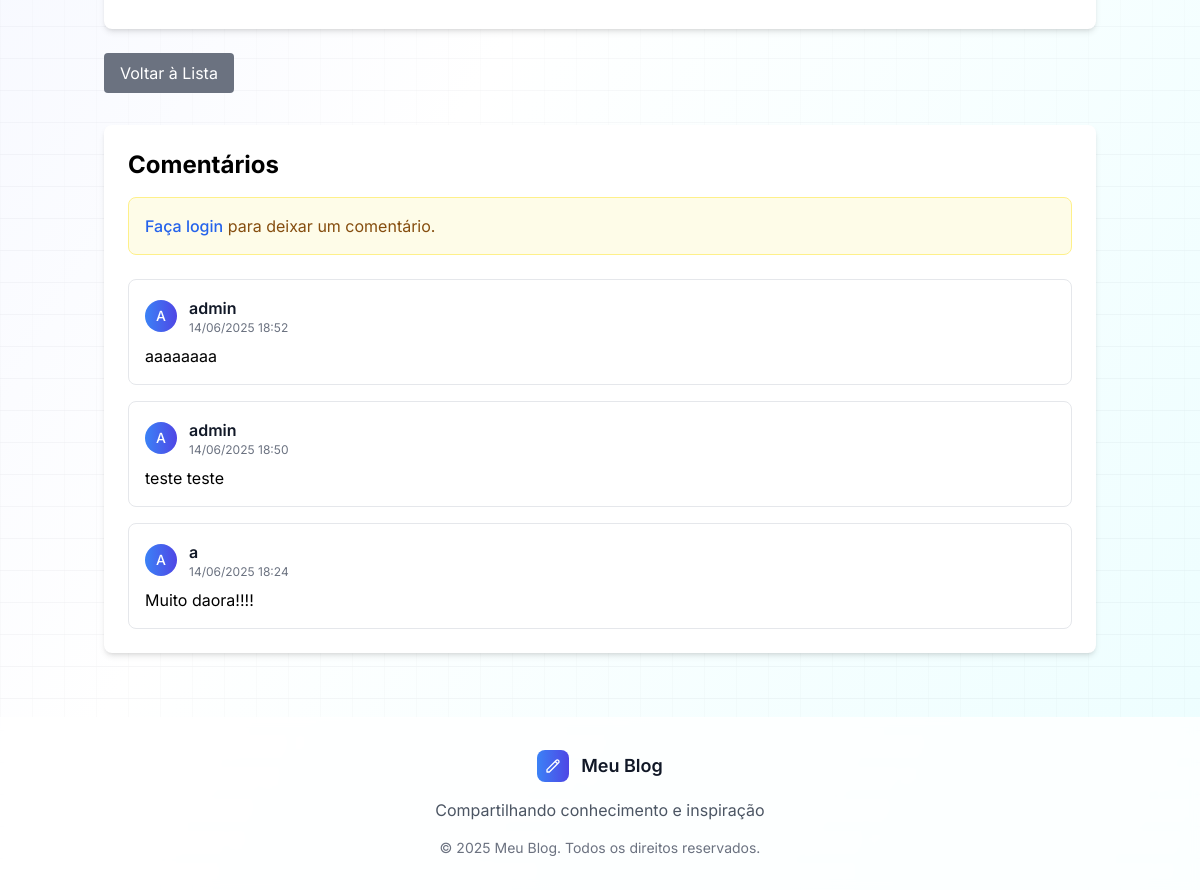
The app's page /artigo/2/ (lower part), older data.
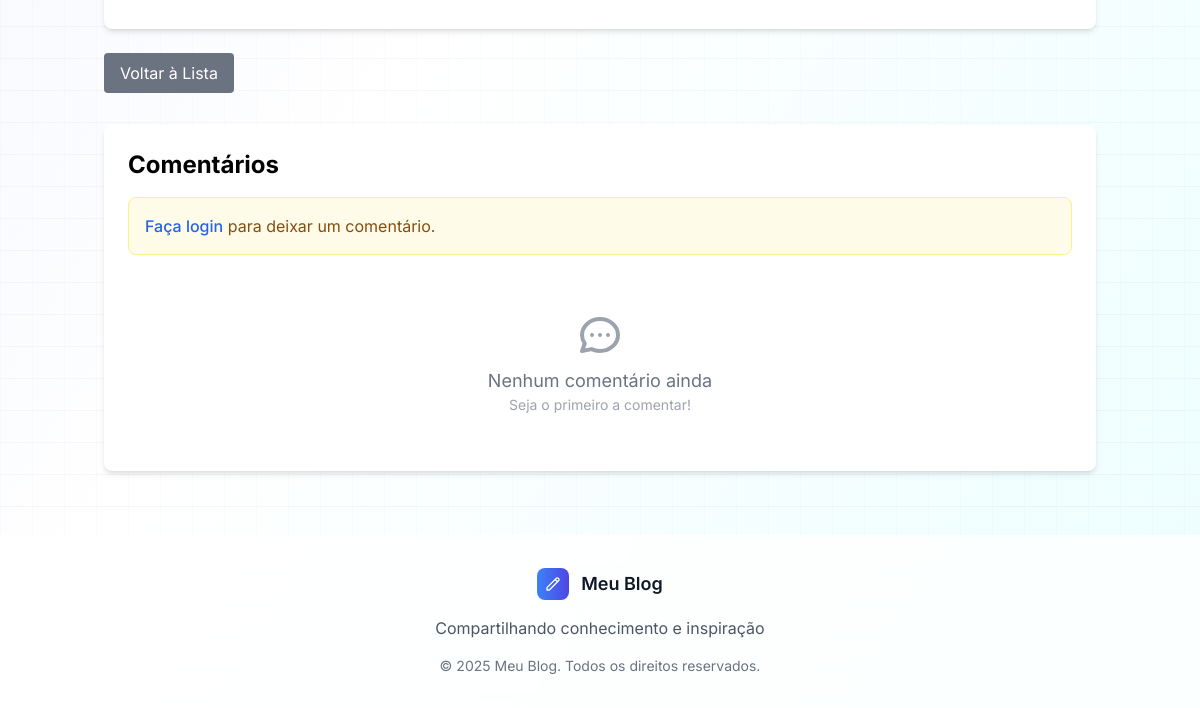
The same page, newer data.
### blog/models.py (models this page shows, shortened)
class Comentario(models.Model):
    artigo = models.ForeignKey(Artigo, on_delete=models.CASCADE, related_name='comentarios')
    autor = models.ForeignKey(Usuario, on_delete=models.CASCADE, related_name='comentarios')
    conteudo = models.TextField()
    data_criacao = models.DateTimeField(auto_now_add=True)
    data_atualizacao = models.DateTimeField(auto_now=True)
    class Meta:
        verbose_name = 'Comentário'
        verbose_name_plural = 'Comentários'
        ordering = ['-data_criacao']

class Usuario(AbstractUser):
    LEITOR = 'leitor'
    REDATOR = 'redator'
    ADMIN = 'admin'
    TIPO_USUARIO_CHOICES = [
        (LEITOR, 'Leitor'),
        (REDATOR, 'Redator'),
        (ADMIN, 'Administrador'),
    ]
    tipo_usuario = models.CharField(
        max_length=10,
        choices=TIPO_USUARIO_CHOICES,
        default=LEITOR,
    )
    groups = models.ManyToManyField(
        Group,
        verbose_name='groups',
        blank=True,
        related_name='blog_users',
        related_query_name='user',
    )
    user_permissions = models.ManyToManyField(
        Permission,
        verbose_name='user permissions',
        blank=True,
        related_name='blog_users',
        related_query_name='user',
    )
    class Meta:
        verbose_name = 'Usuário'
        verbose_name_plural = 'Usuários'

### blog/views.py (the view)
# urls.py: path('artigo/<int:pk>/', views.artigo_detail, name='artigo_detail'),
def artigo_detail(request, pk):
    artigo = get_object_or_404(Artigo, pk=pk)
    return render(request, 'blog/artigo_detail.html', {'artigo': artigo})

### blog/templates/blog/artigo_detail.html (shortened to what this page needs)
{% extends 'blog/base.html' %}
{% block content %}
<div class="container mx-auto mt-10">
    <article class="bg-white shadow-md rounded-lg p-8">
    </article>
    <div class="mt-6 flex flex-wrap items-center justify-between gap-2">
        <div class="flex flex-wrap items-center gap-2">
            <a href="{% url 'artigo_list' %}" class="bg-gray-500 text-white px-4 py-2 rounded hover:bg-gray-600 h-10 flex items-center">Voltar à Lista</a>
        </div>
    </div>
    <div class="mt-8 bg-white shadow-md rounded-lg p-6">
        <h2 class="text-2xl font-bold mb-4">Comentários</h2>
        {% if user.is_authenticated %}
            <div class="mb-6 p-4 bg-gray-50 rounded-lg">
                <h3 class="text-lg font-semibold mb-3">Deixe seu comentário</h3>
                <form method="post" action="{% url 'comentario_create' artigo.pk %}">
                    {% csrf_token %}
                    <div class="mb-4">
                        <textarea
                            name="conteudo"
                            rows="3"
                            class="w-full border border-gray-300 rounded-lg p-3 focus:ring-2 focus:ring-blue-500 focus:border-transparent"
                            placeholder="Escreva seu comentário aqui..."
                            required
                        ></textarea>
                    </div>
                    <div class="flex justify-end">
                        <button type="submit" class="bg-blue-500 text-white px-6 py-2 rounded-lg hover:bg-blue-600 transition duration-200">
                            💬 Comentar
                        </button>
                    </div>
                </form>
            </div>
        {% else %}
            <div class="mb-6 p-4 bg-yellow-50 border border-yellow-200 rounded-lg">
                <p class="text-yellow-800">
                    <a href="{% url 'login' %}" class="text-blue-600 hover:underline font-medium">Faça login</a>
                    para deixar um comentário.
                </p>
            </div>
        {% endif %}
        <div class="space-y-4">
            {% for comentario in artigo.comentarios.all %}
                <div class="border border-gray-200 rounded-lg p-4 hover:bg-gray-50 transition duration-200">
                    <div class="flex items-start justify-between">
                        <div class="flex-1">
                            <div class="flex items-center mb-2">
                                <div class="w-8 h-8 bg-gradient-to-r from-blue-500 to-indigo-600 rounded-full flex items-center justify-center mr-3">
                                    <span class="text-white text-sm font-medium">
                                        {{ comentario.autor.username|first|upper }}
                                    </span>
                                </div>
                                <div>
                                    <h4 class="font-semibold text-gray-900">{{ comentario.autor.username }}</h4>
                                    <p class="text-xs text-gray-500">{{ comentario.data_criacao|date:"d/m/Y H:i" }}</p>
                                </div>
                            </div>
                            <p class="text-gray-700 ml-11">{{ comentario.conteudo|linebreaks }}</p>
                        </div>
                    </div>
                </div>
            {% empty %}
                <div class="text-center py-8">
                    <div class="text-gray-400 mb-2">
                    </div>
                    <p class="text-gray-500 text-lg">Nenhum comentário ainda</p>
                    <p class="text-gray-400 text-sm">Seja o primeiro a comentar!</p>
                </div>
            {% endfor %}
        </div>
    </div>
</div>
{% endblock %}

Row changes from the older to the newer data that the page shows:
removed Comentario: autor.username|first "A", autor.username "admin", data_criacao "14/06/2025 18:52", conteudo "aaaaaaaa"
removed Comentario: autor.username|first "A", autor.username "admin", data_criacao "14/06/2025 18:50", conteudo "teste teste"
removed Comentario: autor.username|first "A", autor.username "a", data_criacao "14/06/2025 18:24", conteudo "Muito daora!!!!"
Text that changed along with them:
text now shown: "Nenhum comentário ainda Seja o primeiro a comentar!"
